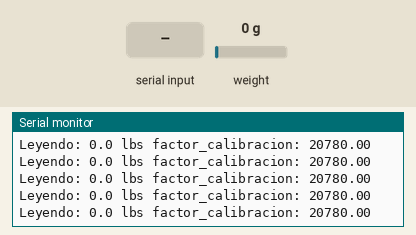
A sketch run on a simulated Arduino Uno, built with avr-gcc and run on an emulated ATmega328P. Shown: the last lines printed to the serial monitor. Inputs (shaded band) come from the test bench; at power-on: weight on the scale 0 g.

Above: at 3.2 s.
3.3 s: weight on the scale set to 100 g
At 3.42 s:
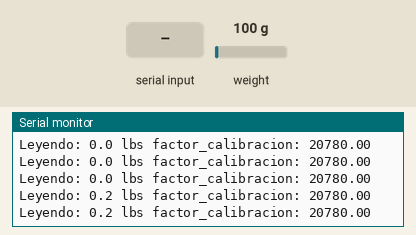
6.3 s: "+" received over Serial
At 6.35 s:
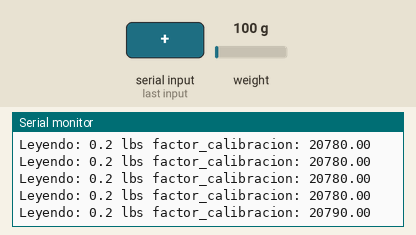
7.8 s: "-" received over Serial
At 9.29 s:
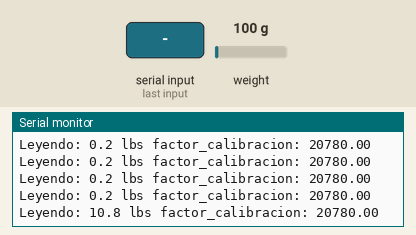
9.3 s: weight on the scale set to 4900 g
At 13.24 s:
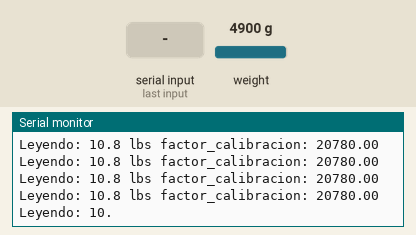
Timing chart, 0 to 13.3 s (numbered marks = the images above; inputs shaded):
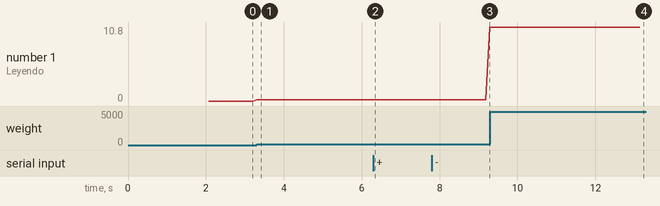

The sketch:

Calibraci_n_Bascula.ino
```cpp
#include "HX711.h"

byte pinData = 3;
byte pinClk = 2;
float x;
HX711 bascula;


float factor_calibracion = 20780.0;

void setup() {
  Serial.begin(9600);
  Serial.println("HX711 programa de calibracion");
  Serial.println("+ para incrementar el factor de calibracion");
  Serial.println("- para disminuir el factor de calibracion");

  bascula.begin(pinData, pinClk);
  bascula.set_scale();
  bascula.tare();

  long zero_factor = bascula.read_average();

  Serial.print("Zero factor: ");
  Serial.println(zero_factor);
}

void loop() {

  bascula.set_scale(factor_calibracion);

  Serial.print("Leyendo: ");
  x = bascula.get_units() * 2.20462;
  Serial.print(x, 1);
  Serial.print(" lbs");
  Serial.print(" factor_calibracion: ");
  Serial.print(factor_calibracion);
  Serial.println();

  if (Serial.available())
  {
    char temp = Serial.read();
    if (temp == '+')
      factor_calibracion += 10;
    else if (temp == '-')
      factor_calibracion -= 10;
  }
}
```

Measured:
- after the input at 3.3 s, the serial monitor: prints a new line at once (image 1)
- after the input at 6.3 s, the serial monitor: prints a new line after 0.05 s (image 2)
- after the input at 7.8 s, the serial monitor: prints a new line after 1.5 s (image 3)
- after the input at 9.3 s, the serial monitor: prints a new line after 0.09 s (image 4)
- plotted number 1: 0 → 0.2 after the input at 3.3 s, 0.2 → 10.8 after the input at 7.8 s
